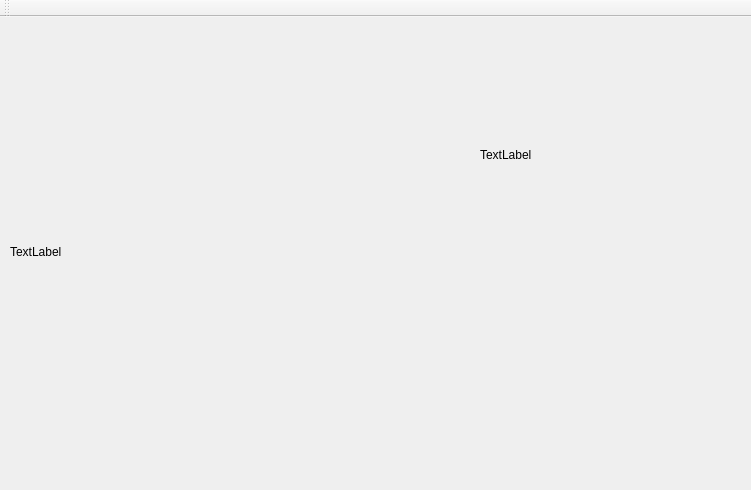
<?xml version="1.0" encoding="UTF-8"?>
<ui version="4.0">
 <class>MainWindow</class>
 <widget class="QMainWindow" name="MainWindow">
  <property name="geometry">
   <rect>
    <x>0</x>
    <y>0</y>
    <width>751</width>
    <height>490</height>
   </rect>
  </property>
  <property name="windowTitle">
   <string>Escuela de Invierno de Robótica 2024</string>
  </property>
  <property name="styleSheet">
   <string notr="true">QGroupBox {
    border: 1px solid gray;
    border-radius: 9px;
    margin-top: 0.5em;
}

QGroupBox::title {
    subcontrol-origin: margin;
    left: 10px;
    padding: 0 3px 0 3px;
}

QRadioButton{
	spacing: 1px;
}
QRadioButton::indicator{
	width: 16px;
	height: 16px;
}</string>
  </property>
  <widget class="QWidget" name="centralWidget">
   <widget class="QLabel" name="lblSteeringWheel">
    <property name="geometry">
     <rect>
      <x>10</x>
      <y>10</y>
      <width>450</width>
      <height>450</height>
     </rect>
    </property>
    <property name="text">
     <string>TextLabel</string>
    </property>
   </widget>
   <widget class="QLabel" name="lblSpeedometer">
    <property name="geometry">
     <rect>
      <x>480</x>
      <y>10</y>
      <width>256</width>
      <height>256</height>
     </rect>
    </property>
    <property name="text">
     <string>TextLabel</string>
    </property>
   </widget>
  </widget>
  <widget class="QToolBar" name="mainToolBar">
   <attribute name="toolBarArea">
    <enum>TopToolBarArea</enum>
   </attribute>
   <attribute name="toolBarBreak">
    <bool>false</bool>
   </attribute>
  </widget>
 </widget>
 <layoutdefault spacing="6" margin="11"/>
 <resources/>
 <connections/>
</ui>
